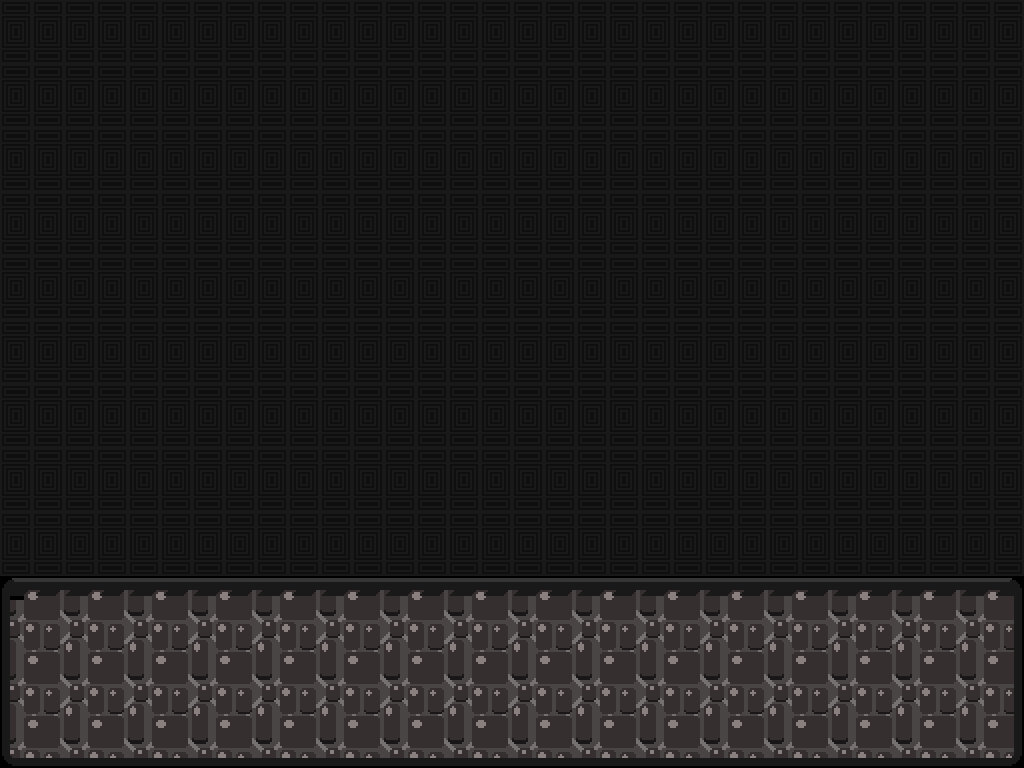

Tiled map render using the project's own tile images. Description and the whole map definition, tile-layer contents included, below:
An orthogonal 16x12 tile map with 64x64 px tiles, 2 tile layers (bg, Tile Layer 2) and 12 objects (4x Floor, 4x Camera, Door, Player, Start, ...).

<map version="1.2" tiledversion="1.2.0" orientation="orthogonal" renderorder="right-down" width="16" height="12" tilewidth="64" tileheight="64" infinite="0" nextlayerid="4" nextobjectid="17">
 <tileset firstgid="1" source="Scotiabank tileset and BG.tsx" />
 <layer id="1" name="bg" width="16" height="12">
  <data encoding="csv">
5,5,5,5,5,5,5,5,5,5,5,5,5,5,5,5,
5,5,5,5,5,5,5,5,5,5,5,5,5,5,5,5,
5,5,5,5,5,5,5,5,5,5,5,5,5,5,5,5,
5,5,5,5,5,5,5,5,5,5,5,5,5,5,5,5,
5,5,5,5,5,5,5,5,5,5,5,5,5,5,5,5,
5,5,5,5,5,5,5,5,5,5,5,5,5,5,5,5,
5,5,5,5,5,5,5,5,5,5,5,5,5,5,5,5,
5,5,5,5,5,5,5,5,5,5,5,5,5,5,5,5,
5,5,5,5,5,5,5,5,5,5,5,5,5,5,5,5,
1,2,2,2,2,2,2,2,2,2,2,2,2,2,2,3,
7,8,8,8,8,8,8,8,8,8,8,8,8,8,8,9,
13,14,14,14,14,14,14,14,14,14,14,14,14,14,14,15
</data>
 </layer>
 <layer id="2" name="Tile Layer 2" width="16" height="12">
  <data encoding="csv">
0,0,0,0,0,0,0,0,0,0,0,0,0,0,0,0,
0,0,0,0,0,0,0,0,0,0,0,0,0,0,0,0,
0,0,0,0,0,0,0,0,0,0,0,0,0,0,0,0,
0,0,0,0,0,0,0,0,0,0,0,0,0,0,0,0,
0,0,0,0,0,0,0,0,0,0,0,0,0,0,0,0,
0,0,0,0,0,0,0,0,0,0,0,0,0,0,0,0,
0,0,0,0,0,0,0,0,0,0,0,0,0,0,0,0,
0,0,0,0,0,0,0,0,0,0,0,0,0,0,0,0,
0,0,0,0,0,0,0,0,0,0,0,0,0,0,0,0,
0,0,0,0,0,0,0,0,0,0,0,0,0,0,0,0,
0,0,0,0,0,0,0,0,0,0,0,0,0,0,0,0,
0,0,0,0,0,0,0,0,0,0,0,0,0,0,0,0
</data>
 </layer>
 <objectgroup id="3" name="Object Layer 1">
  <object id="1" name="Floor" x="0" y="576" width="1024" height="192" />
  <object id="2" name="Floor" x="-64" y="0" width="64" height="576" />
  <object id="3" name="Door" x="0" y="384" width="128" height="192">
   <properties>
    <property name="direction" value="back3" />
    <property name="open" value="0" />
    <property name="openKeys" value="6" />
    <property name="openTo" value="4" />
   </properties>
  </object>
  <object id="4" name="Player" x="128" y="448" width="64" height="64">
   <properties>
    <property name="direction" value="back3" />
   </properties>
  </object>
  <object id="5" name="Start" x="0" y="0" width="64" height="64">
   <properties>
    <property name="direction" value="none" />
   </properties>
  </object>
  <object id="6" name="Floor" x="0" y="-64" width="1024" height="64" />
  <object id="7" name="Floor" x="1024" y="0" width="64" height="640" />
  <object id="8" name="Camera" x="-64" y="192" width="64" height="64">
   <properties>
    <property name="direction" value="4" />
   </properties>
  </object>
  <object id="9" name="Camera" x="192" y="-64" width="64" height="64">
   <properties>
    <property name="direction" value="1" />
   </properties>
  </object>
  <object id="10" name="Camera" x="192" y="768" width="64" height="64">
   <properties>
    <property name="direction" value="3" />
   </properties>
  </object>
  <object id="11" name="Camera" x="1024" y="640" width="64" height="64">
   <properties>
    <property name="direction" value="2" />
   </properties>
  </object>
  <object id="16" name="Enemy" x="704" y="448" width="64" height="64">
   <properties>
    <property name="Etype" value="101" />
    <property name="keyReq" value="-1" />
    <property name="mode" value="standard" />
    <property name="number" value="0" />
   </properties>
  </object>
 </objectgroup>
</map>
